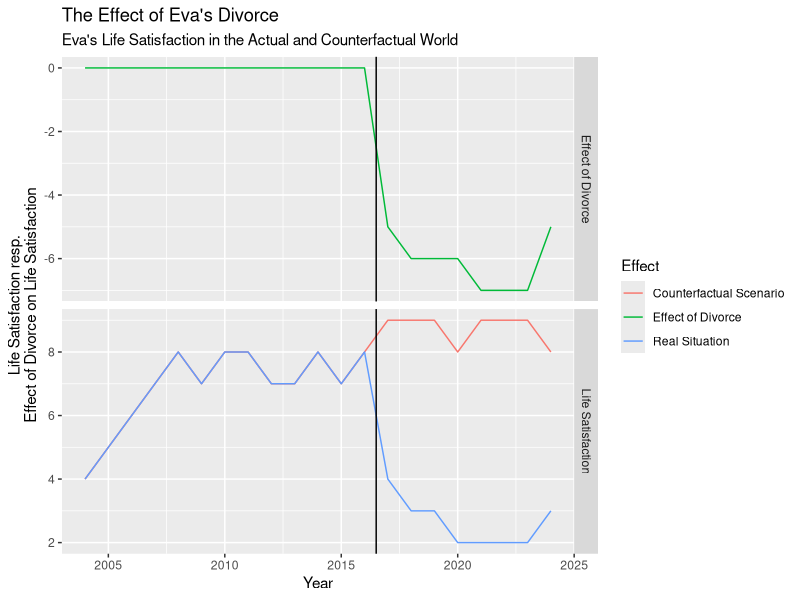

Source code (R):
## ---- chunk 1
knitr::opts_chunk$set(echo = TRUE)
knitr::opts_chunk$set(eval=TRUE)
## ---- chunk 2

#Mit R kann man rechnen
1+1

## ---- chunk 3
# Create two vectors with the years and the estimates for Version 1
year <- c(2004:2024)
est <- c(4, 5, 6, 7, 8, 7, 8, 8, 7, 7, 8, 7, 8, 4, 3, 3, 2, 2, 2, 2,3)

# Create a table with the vectors as columns
tab1 <- data.frame(year, est, type = "Life Satisfaction")
save <- est

year <- c(2004:2024)
est <- c(4, 5, 6, 7, 8, 7, 8, 8, 7, 7, 8, 7, 8, 9, 9, 9, 8, 9, 9, 9,8)

# Create a table with the vectors as columns
tab2 <- data.frame(year, est, type = "Life Satisfaction")

tab3 <- data.frame(year, est = save - est, type = "Effect of Divorce", version = "Effect of Divorce")

library(ggplot2)

# Add a new column indicating the version
tab1$version <- "Real Situation"
tab2$version <- "Counterfactual Scenario"

# Combine the two tables
tab <- rbind(tab1, tab2, tab3)

# Create a line plot with ggplot
ggplot(tab, aes(x = year, y = est, color = version)) +  
  geom_line() +  
  facet_grid(type ~ ., scales = "free_y") + 
  labs(
    title = "The Effect of Eva's Divorce", 
    subtitle = "Eva's Life Satisfaction in the Actual and Counterfactual World", 
    x = "Year", 
    color = "Effect", 
    y = "Life Satisfaction resp.\nEffect of Divorce on Life Satisfaction"
  ) +  
  geom_vline(xintercept = 2016.5)



